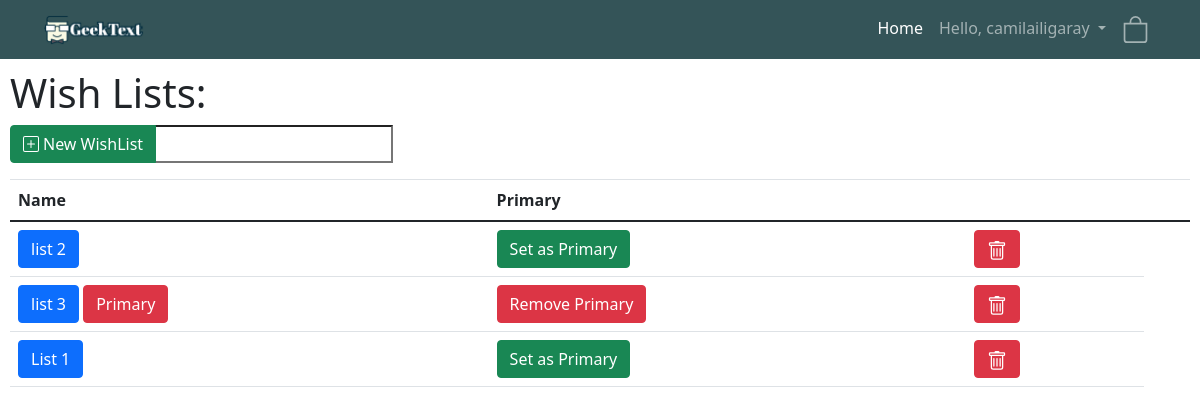
Page /wishlist/ (signed in) on the earlier database version.
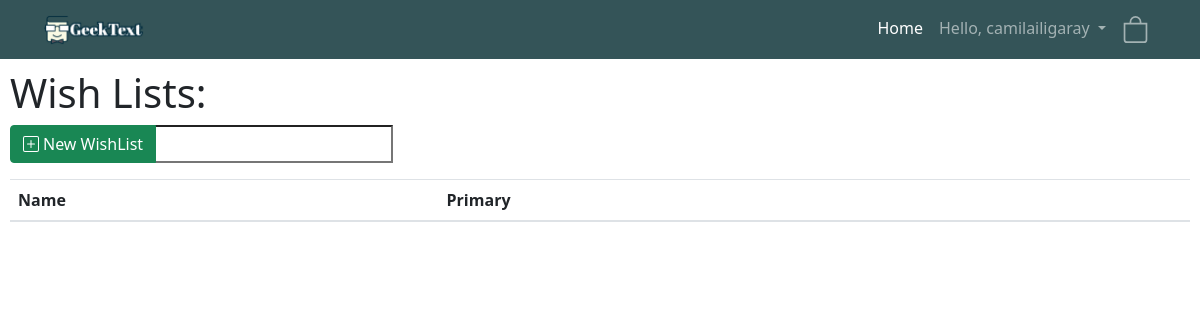
Same page on the later database version.
### wishlist/models.py (models this page shows, shortened)
class WishList(models.Model):
    name = models.CharField(max_length=200)
    primary = models.BooleanField(default=False)
    user = models.ForeignKey(User, on_delete=models.CASCADE, related_name="wishlist", null=True)
    book = models.ManyToManyField(Book, related_name="bookwish")

### wishlist/views.py (the view, shortened to what this page needs)
# urls.py: path('wishlist/', include("wishlist.urls")),  # this connects to the urls.py inside the app wishlist
def wishlist(response):  # good to go
    wl = WishList.objects.filter(user=response.user)
    counter = 0
    counter2 = 0
    return render(response, "wishlist/wishlisthome.html", {"wl": wl})

### wishlist/templates/wishlist/wishlisthome.html (shortened to what this page needs)
{% extends 'onlinelibrary/base.html' %}
{% block content%}
<h1>Wish Lists:</h1>
<form  action="http://127.0.0.1:8000/wishlist/" method="post">
    <div class="input-group mb-3">
        <div class="input-group-prepend">
            <button type="submit", name="new", class="btn btn-success", value="new">
                New WishList
            </button>
        </div>
        <input name="new" type="text">
    </div>
</form>
<table class="table">
    <thead>
            <th>Name</th>
            <th>Primary</th>
            <th></th>
            <th></th>
    </thead>
        {% for list in wl %}
        <tr>
            <td>
                <button onclick="window.location.href='http://127.0.0.1:8000/wishlist/{{list.id}}';" type="button" class="btn btn-primary">
                    {{list.name}}
                </button>
                {% if list.primary == True %}
                    <button type="button" class="btn btn-danger">Primary</button>
                {% endif %}
            </td>
            <td>
                {% if list.primary == False %}
                <form action="{% url 'set_primary' list.id %}" method="POST">
                    <button type="submit", name="Confirm", class="btn btn-success", value="new">Set as Primary</button>
                </form>
                {% endif %}
                {% if list.primary == True %}
                <form action="{% url 'remove_primary' %}" method="POST">
                    <button type="submit", name="Confirm", class="btn btn-danger", value="new">Remove Primary</button>
                </form>
                {% endif %}
            </td>
            <td>
                <button class="btn btn-danger" onclick="window.location.href='http://127.0.0.1:8000/wishlist/delete/{{list.id}}';" type="button">
                </button>
            </td>
        </tr>
        {% endfor %}
</table>
{% endblock%}

Differences in the rows shown:
removed WishList: name "list 2", primary "Set as Primary"
removed WishList: name "list 3", primary "Primary"
removed WishList: name "List 1", primary "Set as Primary"
